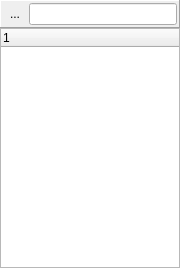
<?xml version="1.0" encoding="UTF-8"?>
<ui version="4.0">
 <class>TreeFilterWidget</class>
 <widget class="QWidget" name="TreeFilterWidget">
  <property name="geometry">
   <rect>
    <x>0</x>
    <y>0</y>
    <width>180</width>
    <height>268</height>
   </rect>
  </property>
  <property name="windowTitle">
   <string>Form</string>
  </property>
  <layout class="QVBoxLayout" name="verticalLayout">
   <property name="spacing">
    <number>0</number>
   </property>
   <property name="margin">
    <number>0</number>
   </property>
   <item>
    <widget class="QFrame" name="frameFilter">
     <property name="frameShape">
      <enum>QFrame::Panel</enum>
     </property>
     <property name="frameShadow">
      <enum>QFrame::Raised</enum>
     </property>
     <layout class="QHBoxLayout" name="horizontalLayout">
      <property name="spacing">
       <number>2</number>
      </property>
      <property name="margin">
       <number>2</number>
      </property>
      <item>
       <widget class="QToolButton" name="toolButtonClean">
        <property name="text">
         <string>...</string>
        </property>
        <property name="icon">
         <iconset resource="qrc.qrc">
          <normaloff>:/editclean</normaloff>:/editclean</iconset>
        </property>
        <property name="iconSize">
         <size>
          <width>16</width>
          <height>16</height>
         </size>
        </property>
        <property name="autoRaise">
         <bool>true</bool>
        </property>
       </widget>
      </item>
      <item>
       <widget class="QLineEdit" name="lineEditFilter"/>
      </item>
     </layout>
    </widget>
   </item>
   <item>
    <widget class="FilterTreeWidget" name="treeWidget">
     <property name="sizePolicy">
      <sizepolicy hsizetype="Ignored" vsizetype="Expanding">
       <horstretch>0</horstretch>
       <verstretch>0</verstretch>
      </sizepolicy>
     </property>
     <property name="minimumSize">
      <size>
       <width>160</width>
       <height>0</height>
      </size>
     </property>
     <column>
      <property name="text">
       <string notr="true">1</string>
      </property>
     </column>
    </widget>
   </item>
  </layout>
 </widget>
 <customwidgets>
  <customwidget>
   <class>FilterTreeWidget</class>
   <extends>QTreeWidget</extends>
   <header location="global">filtertreewidget/filtertreewidget.h</header>
  </customwidget>
 </customwidgets>
 <resources>
  <include location="qrc.qrc"/>
 </resources>
 <connections>
  <connection>
   <sender>toolButtonClean</sender>
   <signal>clicked()</signal>
   <receiver>lineEditFilter</receiver>
   <slot>clear()</slot>
   <hints>
    <hint type="sourcelabel">
     <x>16</x>
     <y>89</y>
    </hint>
    <hint type="destinationlabel">
     <x>199</x>
     <y>89</y>
    </hint>
   </hints>
  </connection>
 </connections>
</ui>
